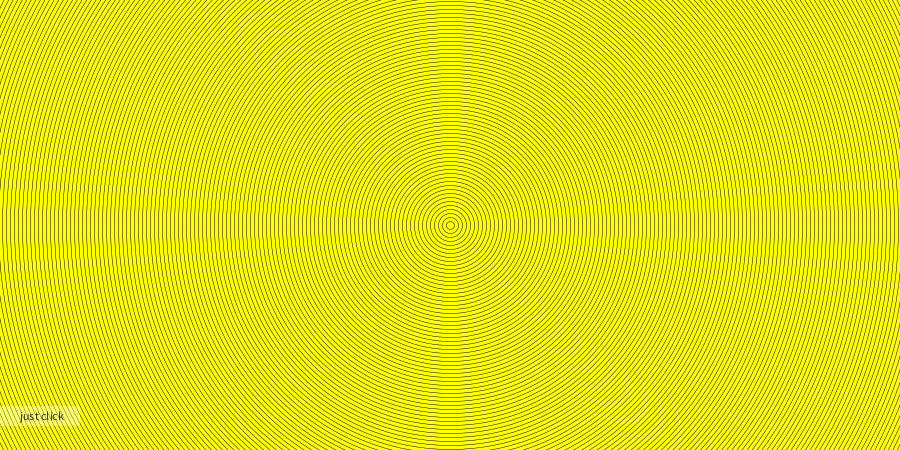
Frame 1 (no input)
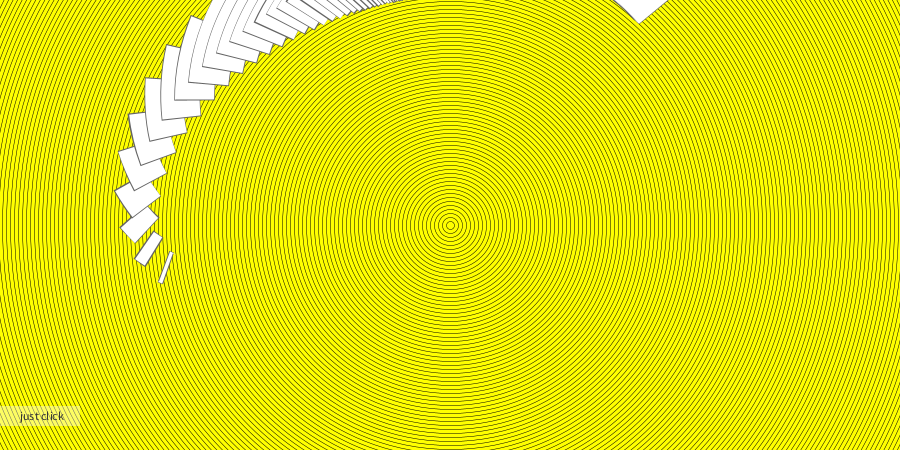
Frame 60 (the mouse pressed at the canvas centre just before this capture)
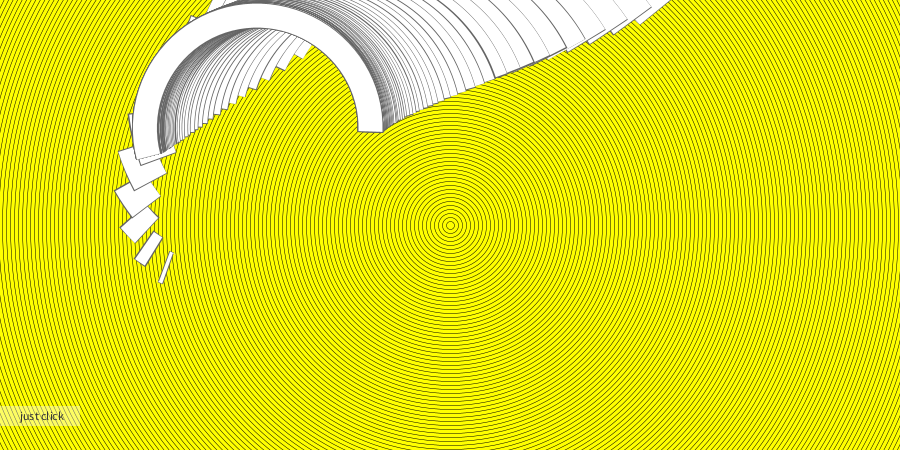
Frame 120 (the mouse held since frame 60 and released just before this capture)

The Processing sketch that drew these frames (run headless with seeded random() and noise(); from frame 60 on, the mouse is pressed at the canvas centre):

// Processing sketch: processing_186078
// ── processing_186078.pde

float tam, angInicial, angFinal, objetivoFinal, objetivoInicial, tamFinal;
float px, py, pxFinal, pyFinal;
float st, stFinal;
PImage ifundo;

void setup() {
  size(900, 450);
  smooth();
  strokeCap(SQUARE);
  background(255, 255, 0);
  fundo();
  tam=500;
  defineParametros();
  st=25;
}


void draw() {
  //background(255, 255, 0);
  //image(ifundo, 0, 0);
  strokeWeight(st);
  noFill();
  stroke(0);

  pushMatrix();
  translate(px, py);
  stroke(100);
  arc(0, 0, tam, tam, angInicial, angFinal);
  strokeWeight(st-1.4);
  stroke(255);
  float dAng=0.005; // valores na casa dos milésimos 0.00...
  arc(0, 0, tam, tam, angInicial+dAng, angFinal-dAng);
   
  angInicial = angInicial+(objetivoInicial-angInicial)/10;
  angFinal = angFinal + (objetivoFinal-angFinal)/15;
  tam = tam + (tamFinal-tam)/10;
  st = st +(stFinal-st)/15;
  px = px +(pxFinal - px)/10;
  py = py +(pyFinal - py)/10;

  popMatrix();
}
void mousePressed() {
  defineParametros();
} 

void defineParametros() {
  objetivoInicial = random(TWO_PI); //onde o arco vai comeÃ�ï¿½Ã�Â§ar
  objetivoFinal = objetivoInicial+random(TWO_PI); // onde  o arco vai acabar
  tamFinal = int(random(2, 6))*75; //tamanho final
  stFinal = int(random(1, 6))*25; //stroke final
  pxFinal = int(random(2, 5))*width/7; //posiÃ�ï¿½Ã�Â§Ã�ï¿½Ã�Â£o final
  pyFinal  = int(random(2, 5))*height/7;
}

void keyPressed(){
 background(255, 255, 0);
 fundo();
 defineParametros();
}

void fundo() {
  //fundo.beginDraw();
  noFill();
  strokeWeight(.5);
  stroke(0);
  for (int i=0; i<dist(0,0,width,height); i+=8) {
    ellipse(width/2, height/2, i, i);
  }
  noStroke();
  fill(250, 100);
  rect(0, height-24, 80, -20);
  fill(50);
  textSize(12);
  text("just click", 20, height-30);
  ifundo = get(0, 0, width, height);
}
